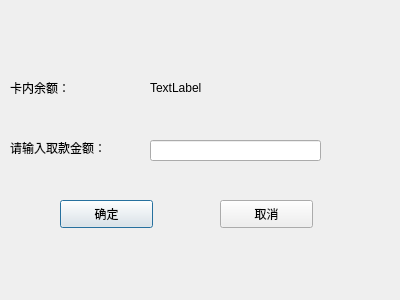
<?xml version="1.0" encoding="UTF-8"?>
<ui version="4.0">
 <class>bank_draw</class>
 <widget class="QDialog" name="bank_draw">
  <property name="geometry">
   <rect>
    <x>0</x>
    <y>0</y>
    <width>400</width>
    <height>300</height>
   </rect>
  </property>
  <property name="windowTitle">
   <string>Dialog</string>
  </property>
  <widget class="QLabel" name="label">
   <property name="geometry">
    <rect>
     <x>10</x>
     <y>80</y>
     <width>81</width>
     <height>16</height>
    </rect>
   </property>
   <property name="text">
    <string>卡内余额：</string>
   </property>
  </widget>
  <widget class="QLabel" name="label_2">
   <property name="geometry">
    <rect>
     <x>10</x>
     <y>140</y>
     <width>120</width>
     <height>16</height>
    </rect>
   </property>
   <property name="text">
    <string>请输入取款金额：</string>
   </property>
  </widget>
  <widget class="QLabel" name="remain">
   <property name="geometry">
    <rect>
     <x>150</x>
     <y>80</y>
     <width>171</width>
     <height>16</height>
    </rect>
   </property>
   <property name="text">
    <string>TextLabel</string>
   </property>
  </widget>
  <widget class="QPushButton" name="ConfirmBtn">
   <property name="geometry">
    <rect>
     <x>60</x>
     <y>200</y>
     <width>93</width>
     <height>28</height>
    </rect>
   </property>
   <property name="text">
    <string>确定</string>
   </property>
  </widget>
  <widget class="QPushButton" name="CancelBtn">
   <property name="geometry">
    <rect>
     <x>220</x>
     <y>200</y>
     <width>93</width>
     <height>28</height>
    </rect>
   </property>
   <property name="text">
    <string>取消</string>
   </property>
  </widget>
  <widget class="QLineEdit" name="draw">
   <property name="geometry">
    <rect>
     <x>150</x>
     <y>140</y>
     <width>171</width>
     <height>21</height>
    </rect>
   </property>
  </widget>
 </widget>
 <resources/>
 <connections/>
</ui>
